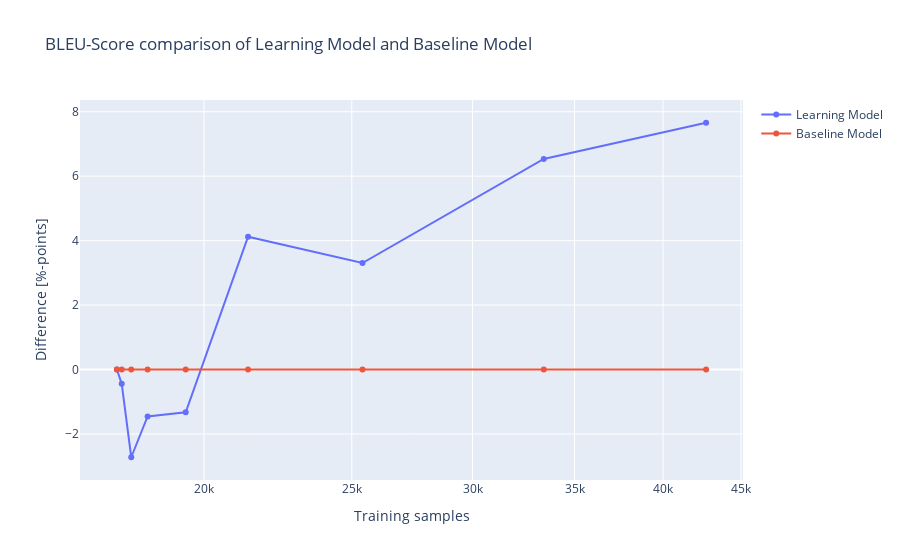

The notebook cell this image was saved under:
### Code cell
fig = go.Figure()
fig.add_trace(go.Scatter(x=bleu_comparison.samples,y=bleu_comparison.model, name= "Learning Model"))
fig.add_trace(go.Scatter(x=bleu_comparison.samples,y=bleu_comparison.baseline, name = "Baseline Model"))
fig.update_xaxes(type="log")

fig.update_layout(title_text="BLEU-Score comparison of Learning Model and Baseline Model",
                 xaxis_title="Training samples",
                 yaxis_title="Difference [%-points]")
fig.show()

### Figure 1 — Plotly figure (JSON) as saved in the notebook; plotly's stock layout.template omitted (floating-point values rounded to 4 significant figures)
{"data": [{"name": "Learning Model", "type": "scatter", "x": [17536, 17664, 17920, 18368, 19456, 21376, 25408, 33408, 42688], "y": [0, -0.4431, -2.722, -1.455, -1.326, 4.121, 3.305, 6.535, 7.657]}, {"name": "Baseline Model", "type": "scatter", "x": [17536, 17664, 17920, 18368, 19456, 21376, 25408, 33408, 42688], "y": [0, 0, 0, 0, 0, 0, 0, 0, 0]}], "layout": {"title": {"text": "BLEU-Score comparison of Learning Model and Baseline Model"}, "xaxis": {"title": {"text": "Training samples"}, "type": "log"}, "yaxis": {"title": {"text": "Difference [%-points]"}}}}
